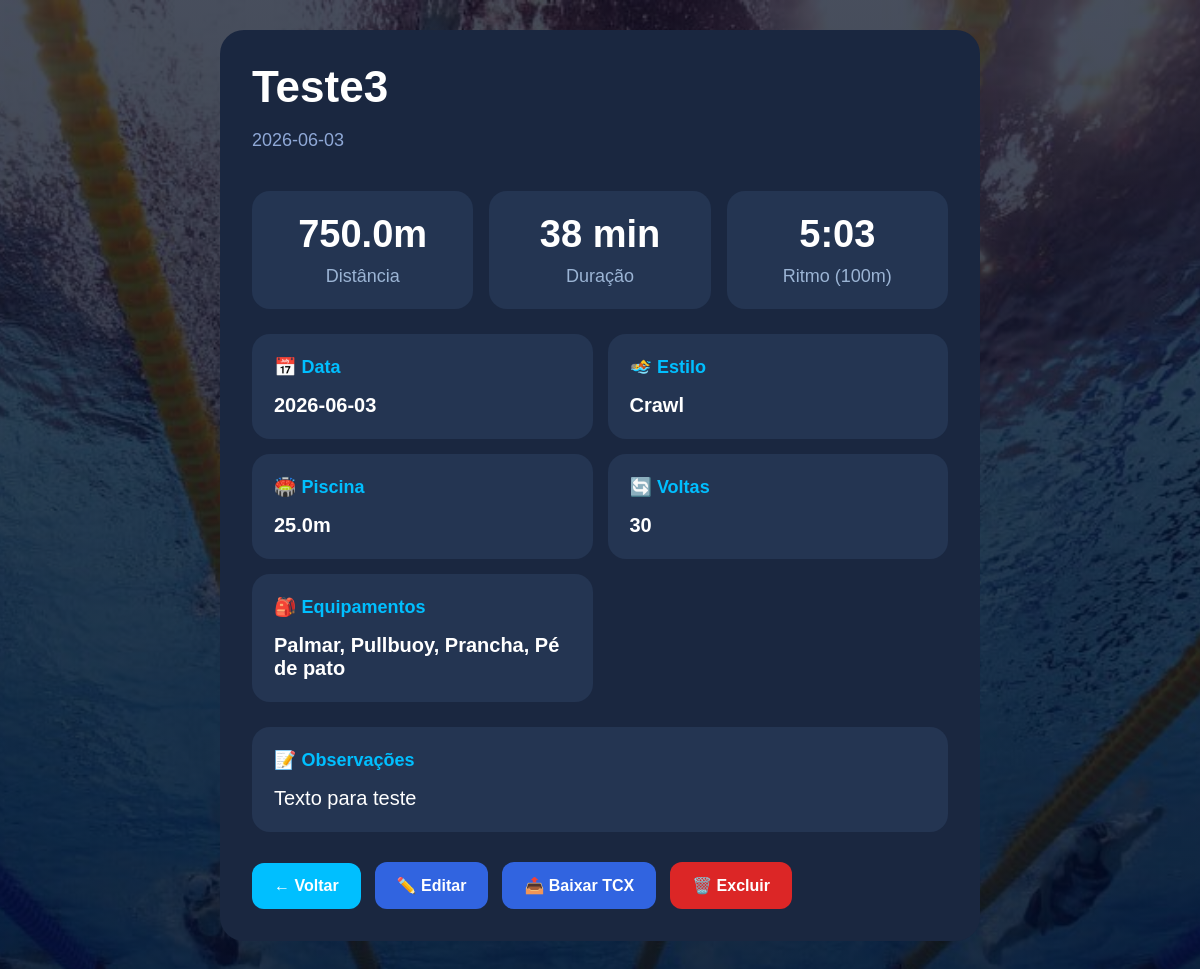
/treino/1 (signed in), run on the app's committed database.
### tables this page shows
CREATE TABLE treinos (
    id INTEGER PRIMARY KEY AUTOINCREMENT,
    data_treino TEXT NOT NULL,
    titulo TEXT NOT NULL,
    estilo TEXT,
    tamanho_piscina REAL,
    voltas INTEGER,
    distancia_metros REAL,
    duracao_minutos INTEGER,
    pace TEXT,
    observacoes TEXT,
    equipamentos TEXT,
    status TEXT DEFAULT 'realizado',
    usuario_id INTEGER,
    criado_em TIMESTAMP DEFAULT CURRENT_TIMESTAMP
);

### app.py (the view)
@app.route("/treino/<int:id>")
@login_obrigatorio
def detalhe_treino(id):
    treino = buscar_treino_por_id(id)
    return render_template(
        "detalhe_treino.html",
        treino=treino
    )

### app.py (called while the page is built)
def login_obrigatorio(funcao):
    @wraps(funcao)
    def verificar_login(*args, **kwargs):
        if "usuario_id" not in session:
            return redirect(url_for("tela_login"))
        return funcao(*args, **kwargs)
    return verificar_login

### database/connection.py (called while the page is built)
def conectar():
    conexao = sqlite3.connect(DB_PATH)
    conexao.row_factory = sqlite3.Row
    return conexao

### modelos/treinos.py (called while the page is built)
def buscar_treino_por_id(id):
    conexao = conectar()
    cursor = conexao.cursor()
    sql = """
        SELECT * FROM treinos
        WHERE id = ?
    """
    cursor.execute(sql, (id,))
    treino = cursor.fetchone()
    cursor.close()
    conexao.close()
    return treino

### templates/detalhe_treino.html (shortened to what this page needs)
{% extends "base.html" %}
{% block content %}
<main class="detalhe-container">
    <div class="detalhe-card treino-modal">
        <h1>{{ treino.titulo }}</h1>
        <p class="data">
            {{ treino.data_treino }}
        </p>
        <div class="metricas">
            <div class="metrica">
                <h2>{{ treino.distancia_metros }}m</h2>
                <span>Distância</span>
            </div>
            <div class="metrica">
                <h2>{{ treino.duracao_minutos }} min</h2>
                <span>Duração</span>
            </div>
            <div class="metrica">
                <h2>{{ treino.pace }}</h2>
                <span>Ritmo (100m)</span>
            </div>
        </div>
        <div class="info-grid">
            <div class="info-box">
                <strong>📅 Data</strong>
                <p>{{ treino.data_treino }}</p>
            </div>
            <div class="info-box">
                <strong>🏊 Estilo</strong>
                <p>{{ treino.estilo }}</p>
            </div>
            <div class="info-box">
                <strong>🏟️ Piscina</strong>
                <p>{{ treino.tamanho_piscina }}m</p>
            </div>
            <div class="info-box">
                <strong>🔄 Voltas</strong>
                <p>{{ treino.voltas }}</p>
            </div>
            <div class="info-box">
                <strong>🎒 Equipamentos</strong>
                <p>{{ treino.equipamentos or "Nenhum" }}</p>
            </div>
        </div>
        <div class="observacoes-box">
            <strong>📝 Observações</strong>
            <p>
                {{ treino.observacoes or "Sem observações" }}
            </p>
        </div>
        <div class="acoes-treino">
            <a
                href="/"
                class="btn-voltar"
            >
                ← Voltar
            </a>
            <a
                href="{{ url_for('editar_treino', id=treino.id) }}"
                class="btn-editar"
            >
                ✏️ Editar
            </a>
            <a
                href="{{ url_for('exportar_tcx', id=treino.id) }}"
                class="btn-editar"
            >
                📤 Baixar TCX
            </a>
            <form
                action="{{ url_for('excluir_treino', id=treino.id) }}"
                method="POST"
                onsubmit="return confirm('Tem certeza que deseja excluir este treino?');"
            >
                <button
                    type="submit"
                    class="btn-excluir"
                >
                    🗑️ Excluir
                </button>
            </form>
        </div>
    </div>
</main>
{% endblock %}

### static/style.css (style rules this page uses)
body { margin: 0; height: 100vh; overflow: hidden; font-family: Arial, sans-serif; background: #081229; color: white; }
.detalhe-container { width: 100%; min-height: 100vh; display: flex; justify-content: center; align-items: center; padding: 40px; box-sizing: border-box; overflow-y: auto; }
.detalhe-card { width: 850px; background: #1a2740; padding: 40px; border-radius: 24px; box-sizing: border-box; }
.detalhe-card h1 { font-size: 56px; margin-top: 0; margin-bottom: 10px; }
.data { color: #8fa8d6; font-size: 18px; margin-bottom: 40px; }
.metricas { display: flex; gap: 20px; margin-bottom: 35px; }
.metrica { flex: 1; background: #243552; padding: 30px; border-radius: 18px; text-align: center; }
.metrica h2 { margin: 0 0 12px; font-size: 50px; color: #00bfff; }
.metrica span { color: #9bb4d4; font-size: 18px; }
.info-grid { display: grid; grid-template-columns: 1fr 1fr; gap: 20px; margin-bottom: 25px; }
.info-box { background: #243552; padding: 28px; border-radius: 18px; min-height: 120px; box-sizing: border-box; }
.info-box strong { display: block; color: #00bfff; font-size: 18px; margin-bottom: 16px; }
.info-box p { margin: 0; font-size: 24px; font-weight: bold; }
.observacoes-box { background: #243552; padding: 28px; border-radius: 18px; margin-bottom: 30px; }
.observacoes-box strong { display: block; color: #00bfff; margin-bottom: 16px; font-size: 18px; }
.observacoes-box p { margin: 0; font-size: 20px; }
.btn-voltar { display: inline-block; padding: 14px 22px; border-radius: 12px; background: #00bfff; color: white; text-decoration: none; font-weight: bold; transition: 0.2s; }
.treino-modal { width: 850px; max-width: 95%; background: #1a2740; border-radius: 24px; padding: 40px; color: white; box-sizing: border-box; }
.treino-modal h2 { font-size: 56px; margin-top: 0; margin-bottom: 10px; color: white; }
body:has(.detalhe-container) { height: auto; min-height: 100vh; overflow-y: auto; }
.detalhe-container { align-items: flex-start; padding: 30px; }
.detalhe-card { max-width: 760px; padding: 32px; margin-bottom: 50px; }
.detalhe-card h1 { font-size: 44px; }
.metricas { gap: 16px; margin-bottom: 25px; }
.metrica { padding: 22px; }
.metrica h2 { font-size: 38px; }
.info-grid { gap: 15px; }
.info-box { padding: 22px; min-height: 95px; }
.info-box p { font-size: 20px; }
.observacoes-box { padding: 22px; }
.acoes-treino { display: flex; gap: 14px; align-items: center; flex-wrap: wrap; }
.acoes-treino form { margin: 0; }
.btn-editar, .btn-excluir { display: inline-flex; align-items: center; justify-content: center; padding: 14px 22px; border: none; border-radius: 12px; color: white; font-size: 16px; font-weight: bold; text-decoration: none; cursor: pointer; transition: 0.2s; }
.btn-editar { background: #3164e0; }
.btn-excluir { background: #dc2626; }
body { background: linear-gradient( rgba(1, 10, 30, 0.72), rgba(1, 10, 30, 0.82) ), url("img/piscina-bg.jpg"); background-size: cover; background-position: center; background-attachment: fixed; }
html, body { min-height: 100%; height: auto; overflow-y: auto; }

### data on the page
treinos: titulo "Teste3", data_treino "2026-06-03", distancia_metros "750.0", duracao_minutos "38", pace "5:03", estilo "Crawl", tamanho_piscina "25.0", voltas "30", equipamentos "Palmar, Pullbuoy, Prancha, Pé de pato", observacoes "Texto para teste"
